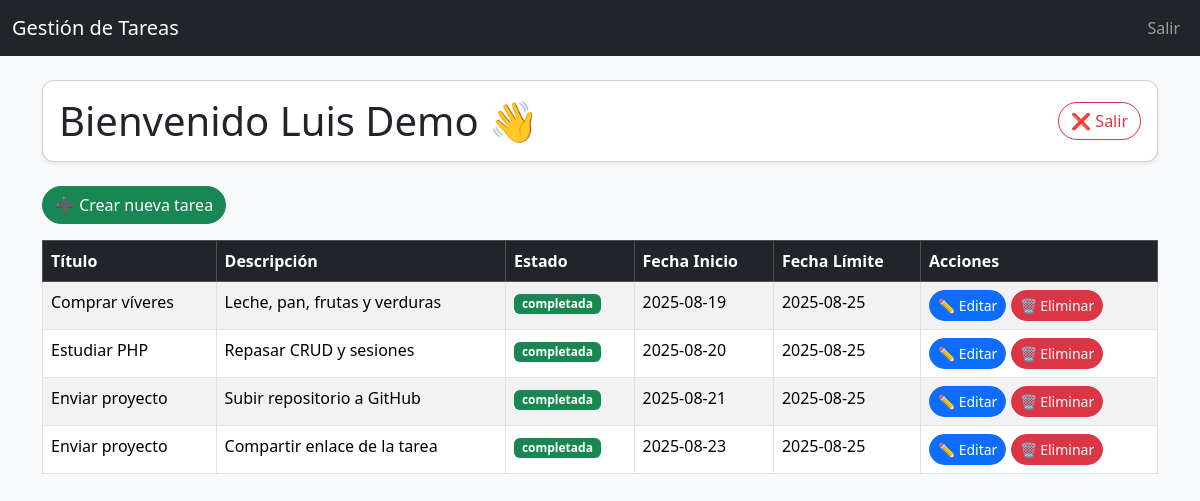
The app's page /tareas.php (signed in) with its own data.
### tables this page shows
CREATE TABLE IF NOT EXISTS `tareas` (
  `id` int NOT NULL AUTO_INCREMENT,
  `usuario_id` int NOT NULL,
  `titulo` varchar(150) NOT NULL,
  `descripcion` text,
  `estado` enum('pendiente','en progreso','completada') DEFAULT 'pendiente',
  `fecha_inicio` date DEFAULT NULL,
  `fecha_limite` date DEFAULT NULL,
  `deleted_at` datetime DEFAULT NULL,
  `created_at` datetime DEFAULT NULL,
  `updated_at` datetime DEFAULT NULL,
  PRIMARY KEY (`id`),
  KEY `usuario_id` (`usuario_id`),
  CONSTRAINT `tareas_ibfk_1` FOREIGN KEY (`usuario_id`) REFERENCES `usuarios` (`id`) ON DELETE CASCADE
);

### tareas.php (the view, shortened to what this page needs)
<?php
include("db.php");
include("header.php");
$usuario_id = $_SESSION['usuario_id'];
$sql = "SELECT t.id,  t.titulo,  t.descripcion,  t.estado, t.fecha_inicio, t.fecha_limite FROM tareas t WHERE t.usuario_id = $usuario_id ORDER BY t.id, t.created_at ASC";
$result = $conn->query($sql);
?>
<div class="card mb-4 shadow-sm">
    <div class="card-body d-flex justify-content-between align-items-center">
        <h2 class="display-6 mb-0">Bienvenido <?php echo $_SESSION['nombre']; ?> 👋 </h2>
         <a href="logout.php" class="btn btn-outline-danger"> ❌ Salir </a>
    </div>
</div>
<div class="d-flex justify-content-between align-items-center mb-3">
    <a href="crear_tarea.php" class="btn btn-success">➕ Crear nueva tarea </a>
</div>
<table class="table table-bordered table-striped">
    <thead class="table-dark">
        <tr>
            <th>Título</th>
            <th>Descripción</th>
            <th>Estado</th>
            <th>Fecha Inicio</th>
            <th>Fecha Límite</th>
            <th>Acciones</th>
        </tr>
    </thead>
    <tbody>
        <?php while ($row = $result->fetch_assoc()) { ?>
            <tr>
                <td><?php echo $row['titulo']; ?></td>
                <td><?php echo $row['descripcion']; ?></td>
                <td>
                    <span class="badge bg-<?php
                                            echo ($row['estado'] == "pendiente") ? "warning" : (($row['estado'] == "en progreso") ? "info" : "success"); ?>">
                        <?php echo $row['estado']; ?>
                    </span>
                </td>
                <td><?php echo $row['fecha_inicio']; ?></td>
                <td><?php echo $row['fecha_limite']; ?></td>
                <td>
                    <a href="editar_tarea.php?id=<?php echo $row['id']; ?>" class="btn btn-sm btn-primary">✏️ Editar</a>
                    <a href="eliminar_tarea.php?id=<?php echo $row['id']; ?>" class="btn btn-sm btn-danger btn-delete">🗑️ Eliminar</a>
                </td>
            </tr>
        <?php } ?>
</table>
<?php include("footer.php"); ?>

### header.php (shortened to what this page needs)
<!DOCTYPE html>
<html lang="es">
<head>
  <link href="https://cdn.jsdelivr.net/npm/bootstrap@5.3.3/dist/css/bootstrap.min.css" rel="stylesheet">
  <link rel="stylesheet" href="assets/css/style.css">
</head>
<body class="bg-light">
  <nav class="navbar navbar-expand-lg navbar-dark bg-dark mb-4">
    <div class="container-fluid">
      <a class="navbar-brand" href="tareas.php">Gestión de Tareas</a>
      <div class="collapse navbar-collapse">
        <ul class="navbar-nav ms-auto">
          <?php if (isset($_SESSION['usuario_id'])) { ?>
            <li class="nav-item"><a class="nav-link" href="logout.php">Salir</a></li>
          <?php } else { ?>
            <li class="nav-item"><a class="nav-link" href="index.php">Login</a></li>
            <li class="nav-item"><a class="nav-link" href="register.php">Registro</a></li>
          <?php } ?>
        </ul>
      </div>
    </div>
  </nav>
  <div class="container">

### footer.php (shortened to what this page needs)
</div>
</body>
</html>

### assets/css/style.css (style rules this page uses)
body { background: #f8f9fa; }
.card { border-radius: 12px; }
.btn { border-radius: 20px; }

### records on screen
tareas: titulo "Comprar víveres", descripcion "Leche, pan, frutas y verduras", estado "completada", fecha_inicio "2025-08-19", fecha_limite "2025-08-25"
tareas: titulo "Estudiar PHP", descripcion "Repasar CRUD y sesiones", estado "completada", fecha_inicio "2025-08-20", fecha_limite "2025-08-25"
tareas: titulo "Enviar proyecto", descripcion "Subir repositorio a GitHub", estado "completada", fecha_inicio "2025-08-21", fecha_limite "2025-08-25"
tareas: titulo "Enviar proyecto", descripcion "Compartir enlace de la tarea", estado "completada", fecha_inicio "2025-08-23", fecha_limite "2025-08-25"

### other values on screen
$_SESSION['nombre'] "Luis Demo"
